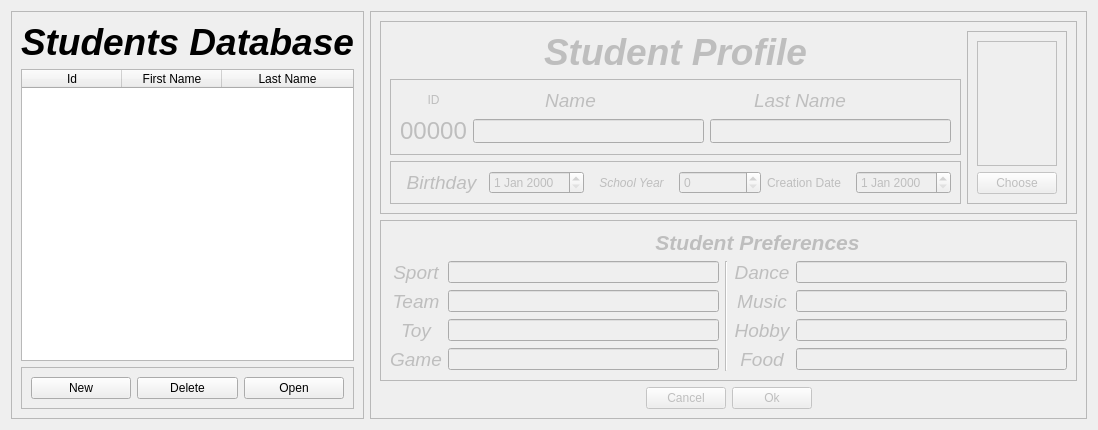
      <widget class="QWidget" name="tab_10">
       <attribute name="title">
        <string>Students</string>
       </attribute>
       <layout class="QGridLayout" name="gridLayout_9">
        <item row="0" column="1">
         <widget class="QFrame" name="user_frame">
          <property name="enabled">
           <bool>false</bool>
          </property>
          <property name="minimumSize">
           <size>
            <width>1</width>
            <height>1</height>
           </size>
          </property>
          <property name="maximumSize">
           <size>
            <width>1111</width>
            <height>1111</height>
           </size>
          </property>
          <property name="frameShape">
           <enum>QFrame::StyledPanel</enum>
          </property>
          <property name="frameShadow">
           <enum>QFrame::Raised</enum>
          </property>
          <layout class="QGridLayout" name="gridLayout_44">
           <item row="2" column="1">
            <widget class="QPushButton" name="user_cancel_button">
             <property name="text">
              <string>Cancel</string>
             </property>
            </widget>
           </item>
           <item row="2" column="0">
            <spacer name="horizontalSpacer_6">
             <property name="orientation">
              <enum>Qt::Horizontal</enum>
             </property>
             <property name="sizeHint" stdset="0">
              <size>
               <width>40</width>
               <height>20</height>
              </size>
             </property>
            </spacer>
           </item>
           <item row="2" column="2">
            <widget class="QPushButton" name="user_ok_button">
             <property name="text">
              <string>Ok</string>
             </property>
            </widget>
           </item>
           <item row="2" column="3">
            <spacer name="horizontalSpacer_7">
             <property name="orientation">
              <enum>Qt::Horizontal</enum>
             </property>
             <property name="sizeHint" stdset="0">
              <size>
               <width>40</width>
               <height>20</height>
              </size>
             </property>
            </spacer>
           </item>
           <item row="1" column="0" colspan="4">
            <widget class="QFrame" name="frame_22">
             <property name="frameShape">
              <enum>QFrame::StyledPanel</enum>
             </property>
             <property name="frameShadow">
              <enum>QFrame::Raised</enum>
             </property>
             <layout class="QGridLayout" name="gridLayout_23">
              <item row="1" column="4">
               <widget class="QLineEdit" name="user_dance"/>
              </item>
              <item row="1" column="2" rowspan="4">
               <widget class="Line" name="line_7">
                <property name="orientation">
                 <enum>Qt::Vertical</enum>
                </property>
               </widget>
              </item>
              <item row="2" column="1">
               <widget class="QLineEdit" name="user_team"/>
              </item>
              <item row="3" column="1">
               <widget class="QLineEdit" name="user_toy"/>
              </item>
              <item row="2" column="4">
               <widget class="QLineEdit" name="user_music"/>
              </item>
              <item row="1" column="0">
               <widget class="QLabel" name="label_41">
                <property name="font">
                 <font>
                  <family>Ubuntu</family>
                  <pointsize>14</pointsize>
                  <italic>true</italic>
                 </font>
                </property>
                <property name="text">
                 <string>Sport</string>
                </property>
                <property name="alignment">
                 <set>Qt::AlignCenter</set>
                </property>
               </widget>
              </item>
              <item row="4" column="0">
               <widget class="QLabel" name="label_49">
                <property name="font">
                 <font>
                  <family>Ubuntu</family>
                  <pointsize>14</pointsize>
                  <italic>true</italic>
                 </font>
                </property>
                <property name="text">
                 <string>Game</string>
                </property>
                <property name="alignment">
                 <set>Qt::AlignCenter</set>
                </property>
               </widget>
              </item>
              <item row="4" column="3">
               <widget class="QLabel" name="label_51">
                <property name="font">
                 <font>
                  <family>Ubuntu</family>
                  <pointsize>14</pointsize>
                  <italic>true</italic>
                 </font>
                </property>
                <property name="text">
                 <string>Food</string>
                </property>
                <property name="alignment">
                 <set>Qt::AlignCenter</set>
                </property>
               </widget>
              </item>
              <item row="1" column="3">
               <widget class="QLabel" name="label_46">
                <property name="font">
                 <font>
                  <family>Ubuntu</family>
                  <pointsize>14</pointsize>
                  <italic>true</italic>
                 </font>
                </property>
                <property name="text">
                 <string>Dance</string>
                </property>
                <property name="alignment">
                 <set>Qt::AlignCenter</set>
                </property>
               </widget>
              </item>
              <item row="4" column="1">
               <widget class="QLineEdit" name="user_game"/>
              </item>
              <item row="1" column="1">
               <widget class="QLineEdit" name="user_sport"/>
              </item>
              <item row="2" column="0">
               <widget class="QLabel" name="label_45">
                <property name="font">
                 <font>
                  <family>Ubuntu</family>
                  <pointsize>14</pointsize>
                  <italic>true</italic>
                 </font>
                </property>
                <property name="text">
                 <string>Team</string>
                </property>
                <property name="alignment">
                 <set>Qt::AlignCenter</set>
                </property>
               </widget>
              </item>
              <item row="3" column="3">
               <widget class="QLabel" name="label_50">
                <property name="font">
                 <font>
                  <family>Ubuntu</family>
                  <pointsize>14</pointsize>
                  <italic>true</italic>
                 </font>
                </property>
                <property name="text">
                 <string>Hobby</string>
                </property>
                <property name="alignment">
                 <set>Qt::AlignCenter</set>
                </property>
               </widget>
              </item>
              <item row="4" column="4">
               <widget class="QLineEdit" name="user_food"/>
              </item>
              <item row="2" column="3">
               <widget class="QLabel" name="label_48">
                <property name="font">
                 <font>
                  <family>Ubuntu</family>
                  <pointsize>14</pointsize>
                  <italic>true</italic>
                 </font>
                </property>
                <property name="text">
                 <string>Music</string>
                </property>
                <property name="alignment">
                 <set>Qt::AlignCenter</set>
                </property>
               </widget>
              </item>
              <item row="3" column="0">
               <widget class="QLabel" name="label_47">
                <property name="font">
                 <font>
                  <family>Ubuntu</family>
                  <pointsize>14</pointsize>
                  <italic>true</italic>
                 </font>
                </property>
                <property name="text">
                 <string>Toy</string>
                </property>
                <property name="alignment">
                 <set>Qt::AlignCenter</set>
                </property>
               </widget>
              </item>
              <item row="3" column="4">
               <widget class="QLineEdit" name="user_hobby"/>
              </item>
              <item row="0" column="1" colspan="4">
               <widget class="QLabel" name="label_43">
                <property name="font">
                 <font>
                  <family>Ubuntu</family>
                  <pointsize>16</pointsize>
                  <weight>75</weight>
                  <italic>true</italic>
                  <bold>true</bold>
                 </font>
                </property>
                <property name="text">
                 <string>Student Preferences</string>
                </property>
                <property name="alignment">
                 <set>Qt::AlignCenter</set>
                </property>
               </widget>
              </item>
             </layout>
            </widget>
           </item>
           <item row="0" column="0" colspan="4">
            <widget class="QFrame" name="frame_54">
             <property name="frameShape">
              <enum>QFrame::StyledPanel</enum>
             </property>
             <property name="frameShadow">
              <enum>QFrame::Raised</enum>
             </property>
             <layout class="QGridLayout" name="gridLayout_25">
              <item row="0" column="1" rowspan="3">
               <widget class="QFrame" name="frame_21">
                <property name="minimumSize">
                 <size>
                  <width>1</width>
                  <height>1</height>
                 </size>
                </property>
                <property name="maximumSize">
                 <size>
                  <width>151</width>
                  <height>191</height>
                 </size>
                </property>
                <property name="frameShape">
                 <enum>QFrame::StyledPanel</enum>
                </property>
                <property name="frameShadow">
                 <enum>QFrame::Raised</enum>
                </property>
                <layout class="QGridLayout" name="gridLayout_21">
                 <item row="2" column="0">
                  <widget class="QPushButton" name="user_choose_pic_button">
                   <property name="text">
                    <string>Choose</string>
                   </property>
                  </widget>
                 </item>
                 <item row="1" column="0">
                  <widget class="QLabel" name="user_image">
                   <property name="maximumSize">
                    <size>
                     <width>11111</width>
                     <height>11111</height>
                    </size>
                   </property>
                   <property name="frameShape">
                    <enum>QFrame::Box</enum>
                   </property>
                   <property name="text">
                    <string/>
                   </property>
                   <property name="pixmap">
                    <pixmap resource="imgs.qrc">:/imgs/user2.png</pixmap>
                   </property>
                   <property name="scaledContents">
                    <bool>true</bool>
                   </property>
                   <property name="alignment">
                    <set>Qt::AlignCenter</set>
                   </property>
                   <property name="wordWrap">
                    <bool>true</bool>
                   </property>
                   <property name="indent">
                    <number>-1</number>
                   </property>
                  </widget>
                 </item>
                </layout>
               </widget>
              </item>
              <item row="0" column="0">
               <widget class="QLabel" name="label_40">
                <property name="font">
                 <font>
                  <family>Ubuntu</family>
                  <pointsize>28</pointsize>
                  <weight>75</weight>
                  <italic>true</italic>
                  <bold>true</bold>
                 </font>
                </property>
                <property name="text">
                 <string>Student Profile</string>
                </property>
                <property name="alignment">
                 <set>Qt::AlignCenter</set>
                </property>
               </widget>
              </item>
              <item row="1" column="0">
               <widget class="QFrame" name="frame_20">
                <property name="frameShape">
                 <enum>QFrame::StyledPanel</enum>
                </property>
                <property name="frameShadow">
                 <enum>QFrame::Raised</enum>
                </property>
                <layout class="QGridLayout" name="gridLayout_22">
                 <item row="0" column="0">
                  <widget class="QLabel" name="label_106">
                   <property name="text">
                    <string>ID</string>
                   </property>
                   <property name="alignment">
                    <set>Qt::AlignCenter</set>
                   </property>
                  </widget>
                 </item>
                 <item row="0" column="1">
                  <widget class="QLabel" name="label_34">
                   <property name="maximumSize">
                    <size>
                     <width>195</width>
                     <height>22</height>
                    </size>
                   </property>
                   <property name="font">
                    <font>
                     <family>Ubuntu</family>
                     <pointsize>14</pointsize>
                     <italic>true</italic>
                    </font>
                   </property>
                   <property name="text">
                    <string>Name</string>
                   </property>
                   <property name="alignment">
                    <set>Qt::AlignCenter</set>
                   </property>
                  </widget>
                 </item>
                 <item row="0" column="2">
                  <widget class="QLabel" name="label_36">
                   <property name="maximumSize">
                    <size>
                     <width>180</width>
                     <height>22</height>
                    </size>
                   </property>
                   <property name="font">
                    <font>
                     <family>Ubuntu</family>
                     <pointsize>14</pointsize>
                     <italic>true</italic>
                    </font>
                   </property>
                   <property name="text">
                    <string>Last Name</string>
                   </property>
                   <property name="alignment">
                    <set>Qt::AlignCenter</set>
                   </property>
                  </widget>
                 </item>
                 <item row="1" column="1">
                  <widget class="QLineEdit" name="user_name_field">
                   <property name="enabled">
                    <bool>false</bool>
                   </property>
                   <property name="sizePolicy">
                    <sizepolicy hsizetype="Fixed" vsizetype="Fixed">
                     <horstretch>0</horstretch>
                     <verstretch>0</verstretch>
                    </sizepolicy>
                   </property>
                   <property name="minimumSize">
                    <size>
                     <width>231</width>
                     <height>24</height>
                    </size>
                   </property>
                  </widget>
                 </item>
                 <item row="1" column="2">
                  <widget class="QLineEdit" name="user_last_name_field">
                   <property name="sizePolicy">
                    <sizepolicy hsizetype="Fixed" vsizetype="Fixed">
                     <horstretch>0</horstretch>
                     <verstretch>0</verstretch>
                    </sizepolicy>
                   </property>
                   <property name="minimumSize">
                    <size>
                     <width>241</width>
                     <height>24</height>
                    </size>
                   </property>
                  </widget>
                 </item>
                 <item row="1" column="0">
                  <widget class="QLabel" name="user_id_label">
                   <property name="font">
                    <font>
                     <pointsize>18</pointsize>
                    </font>
                   </property>
                   <property name="text">
                    <string>00000</string>
                   </property>
                   <property name="alignment">
                    <set>Qt::AlignCenter</set>
                   </property>
                  </widget>
                 </item>
                </layout>
               </widget>
              </item>
              <item row="2" column="0">
               <widget class="QFrame" name="frame_71">
                <property name="frameShape">
                 <enum>QFrame::StyledPanel</enum>
                </property>
                <property name="frameShadow">
                 <enum>QFrame::Raised</enum>
                </property>
                <layout class="QHBoxLayout" name="horizontalLayout">
                 <item>
                  <widget class="QLabel" name="label_42">
                   <property name="font">
                    <font>
                     <family>Ubuntu</family>
                     <pointsize>14</pointsize>
                     <italic>true</italic>
                    </font>
                   </property>
                   <property name="text">
                    <string>Birthday</string>
                   </property>
                   <property name="alignment">
                    <set>Qt::AlignCenter</set>
                   </property>
                  </widget>
                 </item>
                 <item>
                  <widget class="QDateEdit" name="user_bd_field"/>
                 </item>
                 <item>
                  <widget class="QLabel" name="label_39">
                   <property name="font">
                    <font>
                     <family>Ubuntu</family>
                     <italic>true</italic>
                    </font>
                   </property>
                   <property name="text">
                    <string>School Year</string>
                   </property>
                   <property name="alignment">
                    <set>Qt::AlignCenter</set>
                   </property>
                  </widget>
                 </item>
                 <item>
                  <widget class="QSpinBox" name="user_school_year"/>
                 </item>
                 <item>
                  <widget class="QLabel" name="label_127">
                   <property name="text">
                    <string>Creation Date</string>
                   </property>
                  </widget>
                 </item>
                 <item>
                  <widget class="QDateEdit" name="user_creation_date"/>
                 </item>
                </layout>
               </widget>
              </item>
             </layout>
            </widget>
           </item>
          </layout>
         </widget>
        </item>
        <item row="0" column="0">
         <widget class="QFrame" name="frame_18">
          <property name="minimumSize">
           <size>
            <width>1</width>
            <height>1</height>
           </size>
          </property>
          <property name="maximumSize">
           <size>
            <width>461</width>
            <height>521</height>
           </size>
          </property>
          <property name="frameShape">
           <enum>QFrame::StyledPanel</enum>
          </property>
          <property name="frameShadow">
           <enum>QFrame::Raised</enum>
          </property>
          <layout class="QGridLayout" name="gridLayout_38">
           <item row="0" column="0">
            <widget class="QLabel" name="label_29">
             <property name="font">
              <font>
               <family>Ubuntu</family>
               <pointsize>28</pointsize>
               <weight>75</weight>
               <italic>true</italic>
               <bold>true</bold>
              </font>
             </property>
             <property name="text">
              <string>Students Database</string>
             </property>
            </widget>
           </item>
           <item row="2" column="0">
            <widget class="QFrame" name="frame_25">
             <property name="frameShape">
              <enum>QFrame::StyledPanel</enum>
             </property>
             <property name="frameShadow">
              <enum>QFrame::Raised</enum>
             </property>
             <layout class="QHBoxLayout" name="horizontalLayout_2">
              <item>
               <widget class="QPushButton" name="user_new_button">
                <property name="text">
                 <string>New</string>
                </property>
               </widget>
              </item>
              <item>
               <widget class="QPushButton" name="user_del_button">
                <property name="text">
                 <string>Delete</string>
                </property>
               </widget>
              </item>
              <item>
               <widget class="QPushButton" name="user_open_table_button">
                <property name="text">
                 <string>Open</string>
                </property>
               </widget>
              </item>
             </layout>
            </widget>
           </item>
           <item row="1" column="0">
            <widget class="QTableWidget" name="st_db_index_table">
             <property name="maximumSize">
              <size>
               <width>441</width>
               <height>411</height>
              </size>
             </property>
             <property name="alternatingRowColors">
              <bool>true</bool>
             </property>
             <property name="selectionBehavior">
              <enum>QAbstractItemView::SelectRows</enum>
             </property>
             <attribute name="horizontalHeaderCascadingSectionResizes">
              <bool>true</bool>
             </attribute>
             <attribute name="horizontalHeaderMinimumSectionSize">
              <number>100</number>
             </attribute>
             <attribute name="horizontalHeaderShowSortIndicator" stdset="0">
              <bool>true</bool>
             </attribute>
             <attribute name="horizontalHeaderStretchLastSection">
              <bool>true</bool>
             </attribute>
             <attribute name="verticalHeaderVisible">
              <bool>false</bool>
             </attribute>
             <attribute name="verticalHeaderHighlightSections">
              <bool>false</bool>
             </attribute>
             <column>
              <property name="text">
               <string>Id</string>
              </property>
             </column>
             <column>
              <property name="text">
               <string>First Name</string>
              </property>
             </column>
             <column>
              <property name="text">
               <string>Last Name</string>
              </property>
             </column>
            </widget>
           </item>
          </layout>
         </widget>
        </item>
       </layout>
      </widget>
